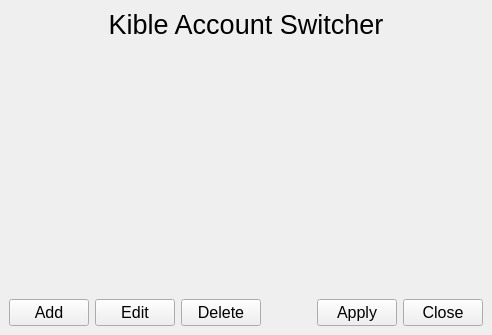
<?xml version="1.0" encoding="UTF-8"?>
<ui version="4.0">
 <class>MainWindow</class>
 <widget class="QMainWindow" name="MainWindow">
  <property name="geometry">
   <rect>
    <x>0</x>
    <y>0</y>
    <width>492</width>
    <height>335</height>
   </rect>
  </property>
  <property name="windowTitle">
   <string>Kible Account Switcher</string>
  </property>
  <widget class="QWidget" name="centralwidget">
   <layout class="QGridLayout" name="gridLayout">
    <item row="0" column="0" colspan="6">
     <widget class="QLabel" name="label_Main">
      <property name="sizePolicy">
       <sizepolicy hsizetype="Expanding" vsizetype="Fixed">
        <horstretch>0</horstretch>
        <verstretch>0</verstretch>
       </sizepolicy>
      </property>
      <property name="font">
       <font>
        <pointsize>20</pointsize>
       </font>
      </property>
      <property name="text">
       <string>Kible Account Switcher</string>
      </property>
      <property name="alignment">
       <set>Qt::AlignCenter</set>
      </property>
     </widget>
    </item>
    <item row="1" column="0" colspan="6">
     <layout class="QVBoxLayout" name="radioButtons"/>
    </item>
    <item row="2" column="0" colspan="6">
     <spacer name="verticalSpacer">
      <property name="orientation">
       <enum>Qt::Vertical</enum>
      </property>
      <property name="sizeHint" stdset="0">
       <size>
        <width>20</width>
        <height>40</height>
       </size>
      </property>
     </spacer>
    </item>
    <item row="3" column="1">
     <widget class="QPushButton" name="pushButton_Edit">
      <property name="font">
       <font>
        <pointsize>12</pointsize>
       </font>
      </property>
      <property name="text">
       <string>Edit</string>
      </property>
     </widget>
    </item>
    <item row="3" column="5">
     <widget class="QPushButton" name="pushButton_Close">
      <property name="font">
       <font>
        <pointsize>12</pointsize>
       </font>
      </property>
      <property name="text">
       <string>Close</string>
      </property>
     </widget>
    </item>
    <item row="3" column="3">
     <spacer name="horizontalSpacer">
      <property name="orientation">
       <enum>Qt::Horizontal</enum>
      </property>
      <property name="sizeHint" stdset="0">
       <size>
        <width>40</width>
        <height>20</height>
       </size>
      </property>
     </spacer>
    </item>
    <item row="3" column="4">
     <widget class="QPushButton" name="pushButton_Apply">
      <property name="font">
       <font>
        <pointsize>12</pointsize>
       </font>
      </property>
      <property name="text">
       <string>Apply</string>
      </property>
     </widget>
    </item>
    <item row="3" column="0">
     <widget class="QPushButton" name="pushButton_Add">
      <property name="font">
       <font>
        <pointsize>12</pointsize>
       </font>
      </property>
      <property name="text">
       <string>Add</string>
      </property>
     </widget>
    </item>
    <item row="3" column="2">
     <widget class="QPushButton" name="pushButton_Delete">
      <property name="font">
       <font>
        <pointsize>12</pointsize>
       </font>
      </property>
      <property name="text">
       <string>Delete</string>
      </property>
     </widget>
    </item>
   </layout>
  </widget>
 </widget>
 <resources/>
 <connections/>
</ui>
